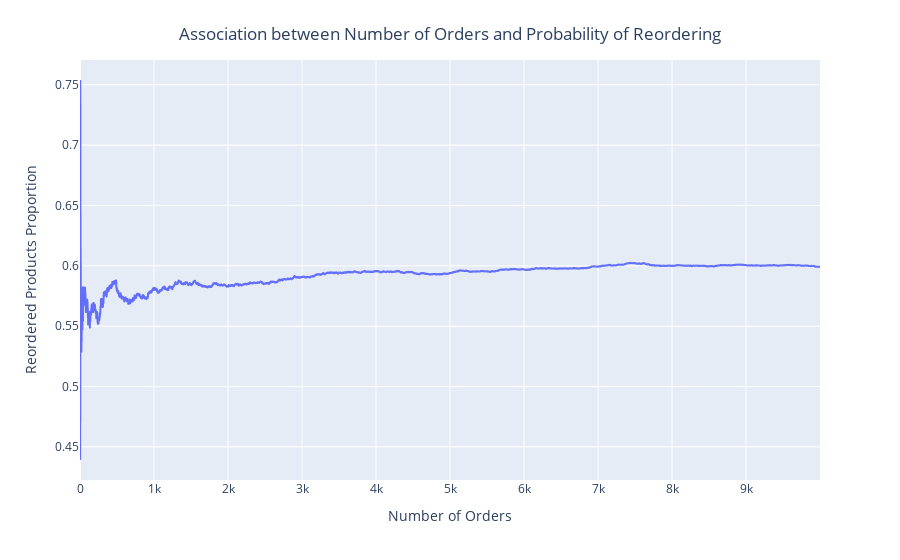

Notebook code for this chart:
### Code cell
df = pd.DataFrame(train.groupby('order_id').sum()['reordered'])
df['items_count'] = train.groupby('order_id').count()['reordered']
df = df[['reordered','items_count']].cumsum().reset_index()
df['mean'] = df['reordered']/df['items_count']
df = df.head(10000).reset_index()
reorder_probability = px.line(df,x='index',y='mean',labels={"index":"Number of Orders", "mean":"Reordered Products Proportion"})
reorder_probability.update_layout(
    title={
        'text': "Association between Number of Orders and Probability of Reordering",
        'y':0.95,
        'x':0.5,
        'xanchor': 'center',
        'yanchor': 'top'})

reorder_probability.show()

### Figure 1 — Plotly figure (JSON) as saved in the notebook; plotly's stock layout.template omitted (floating-point values rounded to 4 significant figures; data arrays with more than 128 entries replaced by an {"elided": "..."} marker saying what was removed)
{"data": [{"hovertemplate": "Number of Orders=%{x}<br>Reordered Products Proportion=%{y}<extra></extra>", "legendgroup": "", "line": {"color": "#636efa", "dash": "solid"}, "marker": {"symbol": "circle"}, "mode": "lines", "name": "", "showlegend": false, "type": "scattergl", "x": {"elided": "10000 int values"}, "xaxis": "x", "y": {"elided": "10000 float values"}, "yaxis": "y"}], "layout": {"legend": {"tracegroupgap": 0}, "margin": {"t": 60}, "title": {"text": "Association between Number of Orders and Probability of Reordering", "x": 0.5, "xanchor": "center", "y": 0.95, "yanchor": "top"}, "xaxis": {"anchor": "y", "domain": [0, 1], "title": {"text": "Number of Orders"}}, "yaxis": {"anchor": "x", "domain": [0, 1], "title": {"text": "Reordered Products Proportion"}}}}
